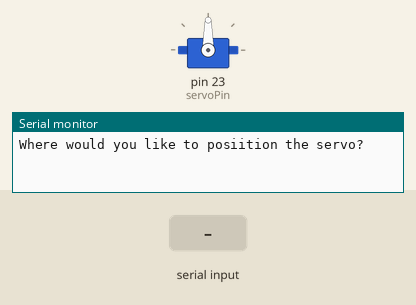
A sketch run on a simulated Arduino Mega 2560, built with avr-gcc and run on an emulated ATmega2560. Shown: servo, the last lines printed to the serial monitor. The inputs (shaded band) are chosen by the test bench.

Above: at 1.2 s.
1.3 s: "30,150\n" received over Serial
At 2.6 s:
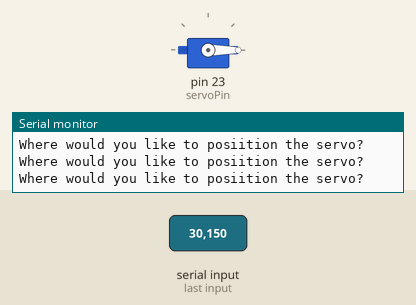
3.8 s: "90,45\n" received over Serial
At 4.6 s:
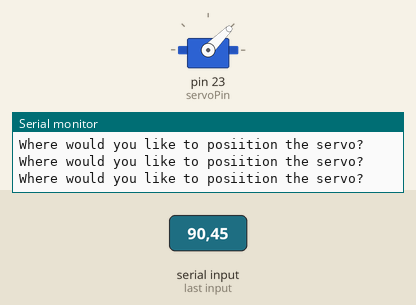
6.3 s: "200\n" received over Serial
At 7.1 s:
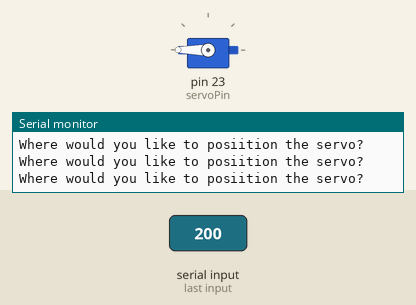
Timing chart, 0 to 9.3 s (numbered marks = the images above; inputs shaded):
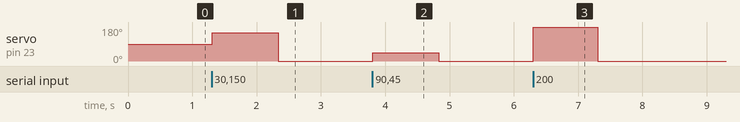

Measured:
- after the input at 1.3 s, servo on pin 23 (servoPin): 90° → 150° at once, → 0° 1.0 s later
- after the input at 3.8 s, servo on pin 23 (servoPin): 0° → 45° at once, → 0° 1.0 s later
- after the input at 6.3 s, servo on pin 23 (servoPin): 0° → 180° at once, → 0° 1.0 s later

The sketch:

Servomade.ino
```cpp
#include <Servo.h>
//Can only go from 20 degrees to 160 KNOW THIS
int pos = 0; // Declare the start
int servoPin = 23; // Tennsy is hooked up to pin 23
int servodelay=25; //Time for it to start (ms)
Servo servoma; //Name is servo


void setup() {
  Serial.begin(9600);//Working with serial Monitor so just used basic bits per sec rate 9600
  servoma.attach(servoPin);//Calls the pin it's connected to


}

void loop() {
Serial.println("Where would you like to posiition the servo? ");// User input

while (Serial.available()==0) {
}

pos=Serial.parseInt(); //read user input

servoma.write(pos);// write pos to servo

}
```
